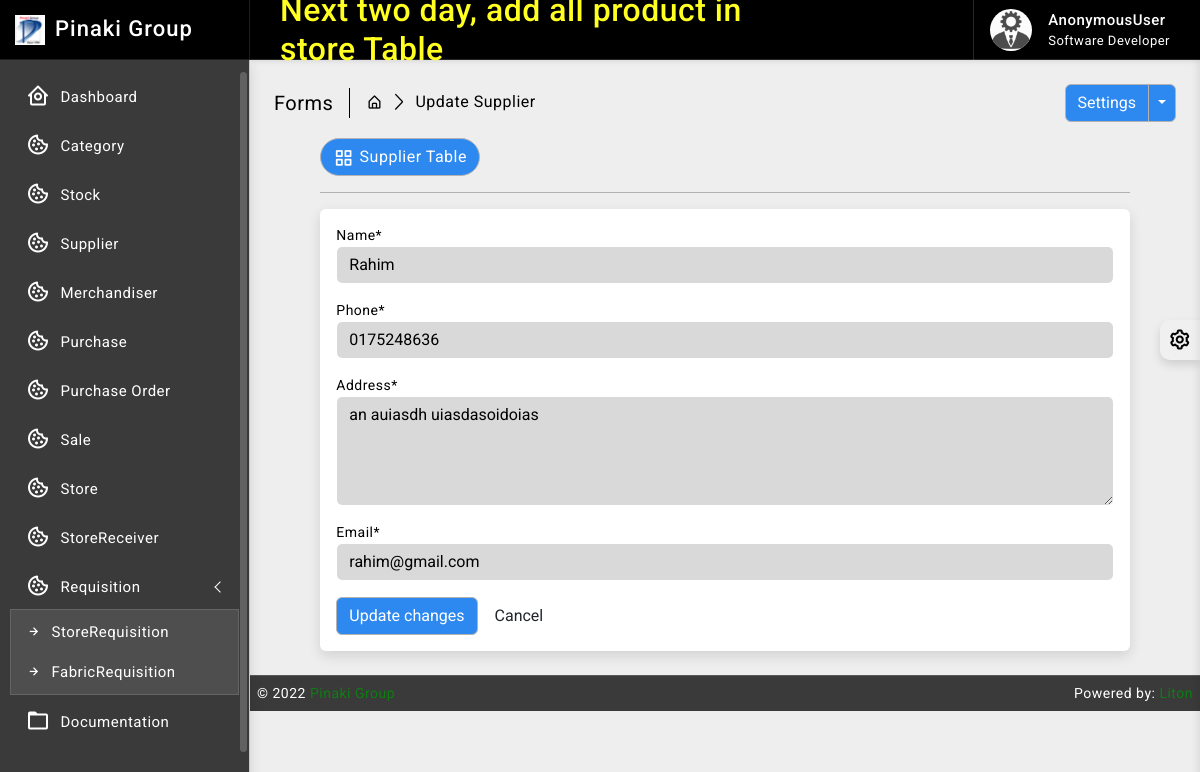
Page /supplier/1/edit on the committed database.
### supplier/models.py (models this page shows, shortened)
class Supplier(models.Model):
    id = models.AutoField(primary_key=True)
    name = models.CharField(max_length=150)
    phone = models.CharField(max_length=12, unique=True)
    address = models.CharField(max_length=200)
    email = models.EmailField(max_length=254, unique=True)
    is_deleted = models.BooleanField(default=False)
    class Meta:
        verbose_name_plural = "Requests"
        verbose_name = "Request"

### supplier/views.py (the view)
# urls.py: path('<int:pk>/edit', views.SupplierUpdateView.as_view(), name='supplier_update'),
class SupplierUpdateView(SuccessMessageMixin, UpdateView):                                 # updateview class to edit stock, mixin used to display message
    model = Supplier                                                                       # setting 'Stock' model as model
    form_class = SupplierForm                                                              # setting 'StockForm' form as form
    template_name = "supplier/update.html"                                                 # 'edit_stock.html' used as the template
    success_url = '/supplier'                                                              # redirects to 'inventory' page in the url after submitting the form
    success_message = "Supplier details has been updated successfully"                             # displays message when form is submitted
    def get_context_data(self, **kwargs):                                               # used to send additional context
        context = super().get_context_data(**kwargs)
        return context

### supplier/forms.py
class SupplierForm(forms.ModelForm):
    def __init__(self, *args, **kwargs):
        super().__init__(*args, **kwargs)
        self.fields['name'].widget.attrs.update({'class': 'textinput form-control', 'pattern' : '[a-zA-Z\s]{1,50}', 'title' : 'Alphabets and Spaces only'})
        self.fields['phone'].widget.attrs.update({'class': 'textinput form-control', 'maxlength': '10', 'pattern' : '[0-9]{10}', 'title' : 'Numbers only'})
        self.fields['email'].widget.attrs.update({'class': 'textinput form-control'})
    class Meta:
        model = Supplier
        fields = ['name', 'phone', 'address', 'email']
        widgets = {
            'address' : forms.Textarea(attrs = {'class' : 'textinput form-control','rows'  : '4'})
        }

### templates/supplier/update.html (shortened to what this page needs)
{% extends 'base/base.html' %}
{% block body %}
{% load crispy_forms_tags %}
{% load static %}
<div class="page-wrapper">
	<div class="page-content">
		<div class="page-breadcrumb d-none d-sm-flex align-items-center mb-3">
			<div class="breadcrumb-title pe-3">Forms</div>
			<div class="ps-3">
				<nav aria-label="breadcrumb">
					<ol class="breadcrumb mb-0 p-0">
						<li class="breadcrumb-item">
							<a href="#">
								<i class="bx bx-home-alt"></i>
							</a>
						</li>
						<li class="breadcrumb-item active" aria-current="page">Update Supplier</li>
					</ol>
				</nav>
			</div>
			<div class="ms-auto">
				<div class="btn-group">
					<button type="button" class="btn btn-light">Settings</button>
					<button type="button" class="btn btn-light dropdown-toggle dropdown-toggle-split" data-bs-toggle="dropdown">
					</button>
				</div>
			</div>
		</div>
		<div class="row">
			<div class="col-xl-9 mx-auto">
				<div class="ms-auto">
					<a href="{% url 'supplier_read' %}" class="btn btn-light radius-30 mt-2 mt-lg-0">
						<i class="bx bx-grid-alt"></i>Supplier Table
					</a>
				</div>
				<hr/>
				<div class="card">
					<div class="card-body">
						<form class="row g-3" method="POST">
								<div class="col-sm-12">
									<div class="controls">
										{{ form.name|as_crispy_field }}
									</div>
								</div><br>
								<div class="col-sm-12">
									<div class="controls">
										{{ form.phone|as_crispy_field }}
									</div>
								</div><br>
                                <div class="col-sm-12">
									<div class="controls">
										{{ form.address|as_crispy_field }}
									</div>
								</div><br>
                                <div class="col-sm-12">
									<div class="controls">
										{{ form.email|as_crispy_field }}
									</div>
								</div><br>
							<div class="form-actions">
								<button type="submit" class="btn btn-light">Update changes</button>
								<button type="reset" class="btn">Cancel</button>
							</div>
						</form>
					</div>
				</div>
			</div>
		</div>
	</div>
</div>
{% endblock body %}

### static/css/app.css (style rules this page uses)
body { font-size: 14px; letter-spacing: .5px; font-family: Roboto, sans-serif; overflow-x: hidden }
a { text-decoration: none }
.page-wrapper { height: 100%; margin-top: 60px; margin-bottom: 0px; margin-left: 250px }
.page-content { padding: 1.5rem 1.5rem 0 1.5rem }
.breadcrumb-title { font-size: 20px; border-right: 1.5px solid #000000; }
.page-breadcrumb .breadcrumb li.breadcrumb-item { font-size: 16px }
.page-breadcrumb .breadcrumb-item+.breadcrumb-item::before { display: inline-block; padding-right: .5rem; color: #000000; font-family: LineIcons; content: "\ea5c" }
.radius-30 { border-radius: 30px }
.btn i { vertical-align: middle; font-size: 1.3rem; margin-top: -1em; margin-bottom: -1em; margin-right: 5px }
input::placeholder { color: #fff!important; opacity: .3!important }
.bg-theme { background-size: 100% 100%; background-attachment: fixed; background-position: center; background-repeat: no-repeat; transition: background .2s; }
body.bg-theme2 { background-image: url(../images/bg-themes/2.png); }

### rows in the picture
Supplier: name "Rahim", phone "0175248636", address "an auiasdh uiasdasoidoias", email "rahim@gmail.com"

### other values in the picture
{{ request.user }} "AnonymousUser"
